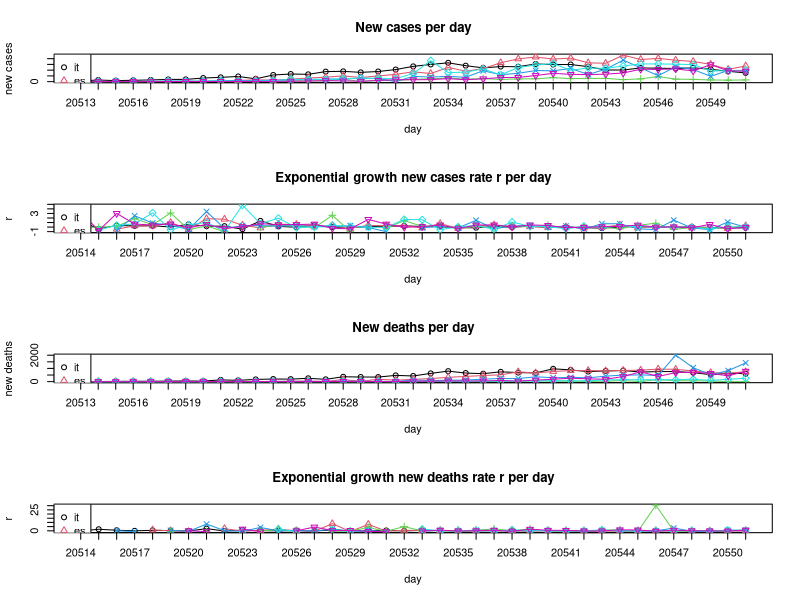

R code for this plot:
## Exponential growth
# y = a * (1 + r)^x
# a = initial value (the amount before measuring growth or decay)
# r = growth or decay rate (most often represented as a percentage and expressed as a decimal)
# x = number of time intervals that have passed
# (y/a)^(1/x) - 1 = r

BASE_DIR <- "~/covid-19/"
setwd(BASE_DIR)

## March: New confirmed covid-19 cases per day. Data taken from daily situation reports from the WHO website.
days <- as.Date(c('01.03','02.03','03.03','04.03','05.03','06.03','07.03',
          '08.03','09.03','10.03','11.03','12.03','13.03','14.03',
          '15.03','16.03','17.03','18.03','19.03','20.03','21.03',
          '22.03','23.03','24.03','25.03','26.03','27.03','28.03',
          '29.03','30.03','31.03','01.04','02.04','03.04','04.04',
          '05.04','06.04','07.04','08.04'), tryFormats = c("%d.%m"))
it <- c(240,561,347,466,587,769,778,1247,1492,1797,977,2313,2651,
        2547,3497,3590,3233,3526,4207,5322,5986,6557,5560,4789,5249,
        5210,6153,5959,5974,5217,4050,4053,4782,4668,4585,4805,4316,
        3599,3039)
es <- c(13,0,69,37,47,59,117,56,159,435,615,501,825,1266,1522,2000,
        1438,1987,2538,3431,2833,4946,3646,4517,6584,7937,8578,7871,
        8189,6549,6398,9222,7719,8102,7472,7026,6023,4273,5478)
ch <- c(8,6,6,7,20,30,123,55,68,0,159,154,213,267,234,841,0,450,353,
        853,977,1237,894,1044,774,925,1000,1390,1048,1122,1138,696,
        962,1774,862,783,576,509,590)
fr <- c(43,0,91,21,73,138,193,93,410,286,372,495,591,780,829,911,
        1193,1079,0,1834,1598,1821,1525,3794,2410,2895,3866,3756,
        4603,2497,4335,7500,4784,2066,5209,4221,1850,3881,3738)
de <- c(0,72,28,39,66,272,105,156,317,27,157,271,802,693,733,1043,
        1174,1144,1042,2801,7324,3140,3311,4438,2342,4954,5780,6294,
        3965,4751,4615,5453,6156,6174,6082,5936,3677,3834,4003)
uk <- c(3,13,3,12,20,29,49,43,67,46,50,87,134,208,342,251,152,407,
        672,647,706,1035,669,967,1427,1452,2129,2885,2546,2433,2619,
        3009,4324,4244,4450,3735,5903,3802,3634)
all_countries <- list(it,es,ch,fr,de,uk)

## March: New confirmed covid-19 deaths per day. Data taken from daily situation reports from the WHO website.
it_d <- c(8,6,17,28,27,41,49,37,132,97,168,196,189,252,173,368,349,
          345,473,429,625,795,649,601,743,685,660,971,887,758,810,
          839,727,760,764,681,527,636,604)
es_d <- c(0,0,0,0,1,2,2,0,5,18,8,12,36,36,16,152,21,182,107,169,
          235,324,394,462,514,738,655,769,832,838,812,849,864,950,
          932,809,674,637,743)
ch_d <- c(0,0,0,0,0,1,0,1,0,0,1,1,2,0,5,2,1,5,2,12,10,13,4,6,20,17,
          58,36,38,22,38,78,5,158,71,59,49,0,0)
fr_d <- c(0,0,1,1,0,2,3,1,9,11,3,15,13,18,12,36,21,27,0,128,78,112,
          112,186,240,231,364,297,319,291,415,497,505,471,2003,1053,
          518,832,1417)
de_d <- c(0,0,0,0,0,0,0,0,0,2,0,1,3,0,2,4,1,0,0,8,25,22,27,32,23,49,
          55,72,64,66,128,149,140,145,141,184,92,173,254)
uk_d <- c(0,0,0,0,0,0,1,1,0,1,3,0,2,2,11,14,20,5,0,41,33,56,48,54,
          87,41,115,181,260,209,180,381,743,389,684,708,621,439,786)
all_countries_d <- list(it_d,es_d,ch_d,fr_d,de_d,uk_d)

## Computing exponential growth rates r
compute_r <- function(y, t, x){
  r <- c()
  for(i in 2:length(t)){
    new_r <- (y[i] / y[i-1])^(1/x) - 1
    if(abs(new_r) %in% c(Inf, NaN)) new_r <- NA
    r <- c(r, new_r)
  }
  return(r)
}

r_it <- compute_r(it, days, 1)
r_es <- compute_r(es, days, 1)
r_ch <- compute_r(ch, days, 1)
r_fr <- compute_r(fr, days, 1)
r_de <- compute_r(de, days, 1)
r_uk <- compute_r(uk, days, 1)
all_countries_r <- list(r_it,r_es,r_ch,r_fr,r_de,r_uk)

r_it_d <- compute_r(it_d, days, 1)
r_es_d <- compute_r(es_d, days, 1)
r_ch_d <- compute_r(ch_d, days, 1)
r_fr_d <- compute_r(fr_d, days, 1)
r_de_d <- compute_r(de_d, days, 1)
r_uk_d <- compute_r(uk_d, days, 1)
all_countries_r_d <- list(r_it_d,r_es_d,r_ch_d,r_fr_d,r_de_d,r_uk_d)

## Plotting
all_countries_names <- c('it','es','ch','fr','de','uk')
colors <- 1:length(all_countries_names)
pchs <- 1:length(all_countries_names)

pdf('figures/static-new-cases-with-growth-rate.pdf', height = 10, paper = 'a4')

par(mfrow=c(4,1))

# New cases per day
plot(days, unlist(all_countries[1]), main='New cases per day', type='o',
     ylim=c(0,max(unlist(all_countries),na.rm=T)),
     xaxt="n", col=colors[1], pch=pchs[1], ylab='new cases', xlab='day')
axis(1, at=days, labels=T)
for(i in 2:length(all_countries)){
  lines(days, unlist(all_countries[i]), type='o', col=colors[i], pch=pchs[i])
}
legend('topleft',legend=all_countries_names,col=colors,pch=pchs)

# Exponential growth new cases rate r per day
plot(days[-1], unlist(all_countries_r[1]), main='Exponential growth new cases rate r per day', type='o',
     ylim=c(min(unlist(all_countries_r),na.rm=T), max(unlist(all_countries_r),na.rm=T)),
     xaxt="n", col=colors[1], pch=pchs[1], ylab='r', xlab='day')
axis(1, at=days[-1], labels=T)
for(i in 2:length(all_countries_r)){
  lines(days[-1], unlist(all_countries_r[i]), type='o', col=colors[i], pch=pchs[i])
}
legend('topleft',legend=all_countries_names,col=colors,pch=pchs)


# New deaths per day
plot(days, unlist(all_countries_d[1]), main='New deaths per day', type='o',
     ylim=c(0,max(unlist(all_countries_d),na.rm=T)),
     xaxt="n", col=colors[1], pch=pchs[1], ylab='new deaths', xlab='day')
axis(1, at=days, labels=T)
for(i in 2:length(all_countries_d)){
  lines(days, unlist(all_countries_d[i]), type='o', col=colors[i], pch=pchs[i])
}
legend('topleft',legend=all_countries_names,col=colors,pch=pchs)

# Exponential growth new deaths rate r per day
plot(days[-1], unlist(all_countries_r_d[1]), main='Exponential growth new deaths rate r per day', type='o',
     ylim=c(min(unlist(all_countries_r_d),na.rm=T), max(unlist(all_countries_r_d),na.rm=T)),
     xaxt="n", col=colors[1], pch=pchs[1], ylab='r', xlab='day')
axis(1, at=days[-1], labels=T)
for(i in 2:length(all_countries_r_d)){
  lines(days[-1], unlist(all_countries_r_d[i]), type='o', col=colors[i], pch=pchs[i])
}
legend('topleft',legend=all_countries_names,col=colors,pch=pchs)

dev.off <- dev.off()
